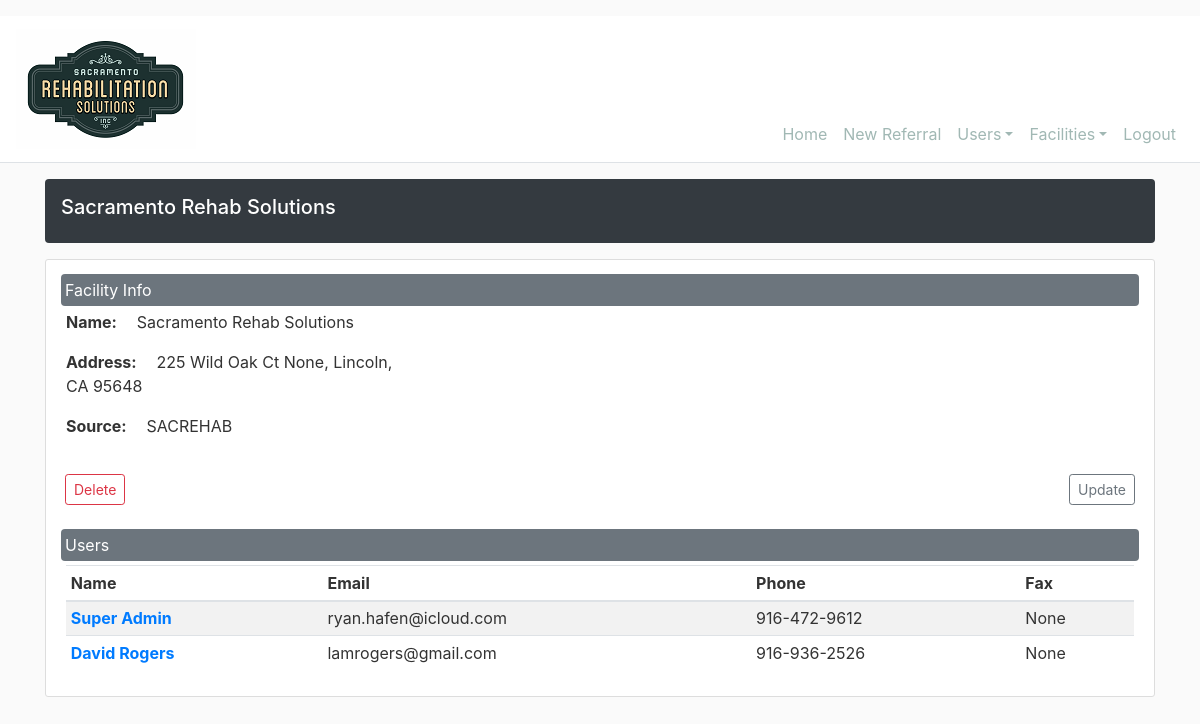
Screenshot of /facility/1 (signed in) with the database file from the repository.
### srs_intake/models.py (models this page shows, shortened)
class Facility(db.Model):
    id = db.Column(db.Integer, primary_key=True, autoincrement=True)
    name = db.Column(db.String(50), nullable=True)
    address1 = db.Column(db.String(120), nullable=True)
    address2 = db.Column(db.String(120), nullable=True)
    city = db.Column(db.String(20), nullable=True)
    state = db.Column(db.String(2), nullable=True)
    zip_code = db.Column(db.String(10), nullable=True)
    source = db.Column(db.String(10), nullable=True)
    users = db.relationship('User', backref='facility_user', lazy=True)
    referrals = db.relationship('Referral', backref='facility_ref', lazy=True)

class User(db.Model, UserMixin):
    id = db.Column(db.Integer, primary_key=True, autoincrement=True)
    firstname = db.Column(db.String(20), nullable=True)
    lastname = db.Column(db.String(20), nullable=True)
    email = db.Column(db.String(120), unique=True, nullable=True)
    phone = db.Column(db.String(20), nullable=True)
    fax = db.Column(db.String(20), nullable=True)
    role = db.Column(db.String(20), nullable=True)
    password = db.Column(db.String(60), nullable=True)
    facility_id = db.Column(db.Integer, db.ForeignKey('facility.id'))

### srs_intake/facilities/routes.py (the view)
@facilities.route("/facility/<int:facility_id>")
@fresh_login_required
def facility(facility_id):
    facility = Facility.query.get_or_404(facility_id)
    return render_template('facilities/facility.html', title=f"{facility.name}", facility=facility)

### srs_intake/models.py (called while the page is built)
@login_manager.user_loader
def load_user(user_id):
    return User.query.get(int(user_id))

### srs_intake/templates/facilities/facility.html (shortened to what this page needs)
{% extends "layout.html" %}
{% block content %}
    <div class="d-flex align-items-center p-3 my-3 text-white bg-dark rounded shadow-sm">
        <div class="lh-100">
            <h5 class="lh-100">
                {{ title }}
            </h5>
        </div>
    </div>
    <div class="row">
        <div class="col-md-12">
            <div class="content-section">
                <div class="form-group">
                    <div class="form-row">
                        <legend class="col-form-label col-md-12 p-1 my-1 text-white bg-secondary rounded shadow-sm">Facility Info</legend>
                    </div>
                    <div class="form-row">
                        <div class="form-group col-md-6">
                            <span class="font-weight-bold pr-3">Name: </span>{{ facility.name }}
                        </div>
                    </div>
                    <div class="form-row">
                        <div class="form-group col-md-4">
                            <span class="font-weight-bold pr-3">Address: </span>{{ facility.address1 }} {{ facility.address2 }}, {{ facility.city }}, {{ facility.state }} {{ facility.zip_code }}
                        </div>
                    </div>
                    <div class="form-row">
                        <div class="form-group col-md-4">
                            <span class="font-weight-bold pr-3">Source: </span>{{ facility.source.upper() }}
                        </div>
                    </div>
                </div>
                <div class="form-row d-flex justify-content-between">
                    <div class="form-group d-flex justify-content-start">
                        <button type="button" class="btn btn-outline-danger btn-sm m-1" data-toggle="modal" data-target="#deleteModal">Delete</button>
                    </div>
                    <div class="form-group d-flex justify-content-end">
                        <a class="btn btn-outline-secondary btn-sm m-1" href="{{ url_for('facilities.update_facility',facility_id=facility.id) }}">Update</a>
                    </div>
                </div>
                <div class="form-row">
                    <legend class="col-form-label col-md-12 p-1 my-1 text-white bg-secondary rounded shadow-sm">Users</legend>
                </div>
                <table Class="table table-striped table-sm">
                    <thead>
                        <tr>
                            <th scope="col">Name</th>
                            <th scope="col">Email</th>
                            <th scope="col">Phone</th>
                            <th scope="col">Fax</th>
                        </tr>
                    </thead>
                    <tbody>
                        {% for user in facility.users %}
                        <tr>
                            <th scope="col"><a href="{{ url_for('users.user', user_id=user.id)}}">{{ user.firstname }} {{ user.lastname }}</a></th>
                            <td>{{ user.email}}</td>
                            <td>{{ user.phone }}</td>
                            <td>{{ user.fax }}</td>
                        </tr>
                        {% endfor %}
                    </tbody>
                </table>
            </div>
        </div>
    </div>
{% endblock content %}

### srs_intake/static/css/main.css (style rules this page uses)
body { background: #fafafa; color: #333333; }
h1, h2, h3, h4, h5, h6 { color: #ffffff; }
.content-section { background: #ffffff; padding: 10px 20px; border: 1px solid #dddddd; border-radius: 3px; margin-bottom: 20px; }

### rows the page displays
Facility: name "Sacramento Rehab Solutions", address1 "225 Wild Oak Ct", address2 "None", city "Lincoln", state "CA", zip_code "95648", source "SACREHAB"
User: firstname "Super", lastname "Admin", email "ryan.hafen@icloud.com", phone "916-472-9612", fax "None"
User: firstname "David", lastname "Rogers", email "lamrogers@gmail.com", phone "916-936-2526", fax "None"
